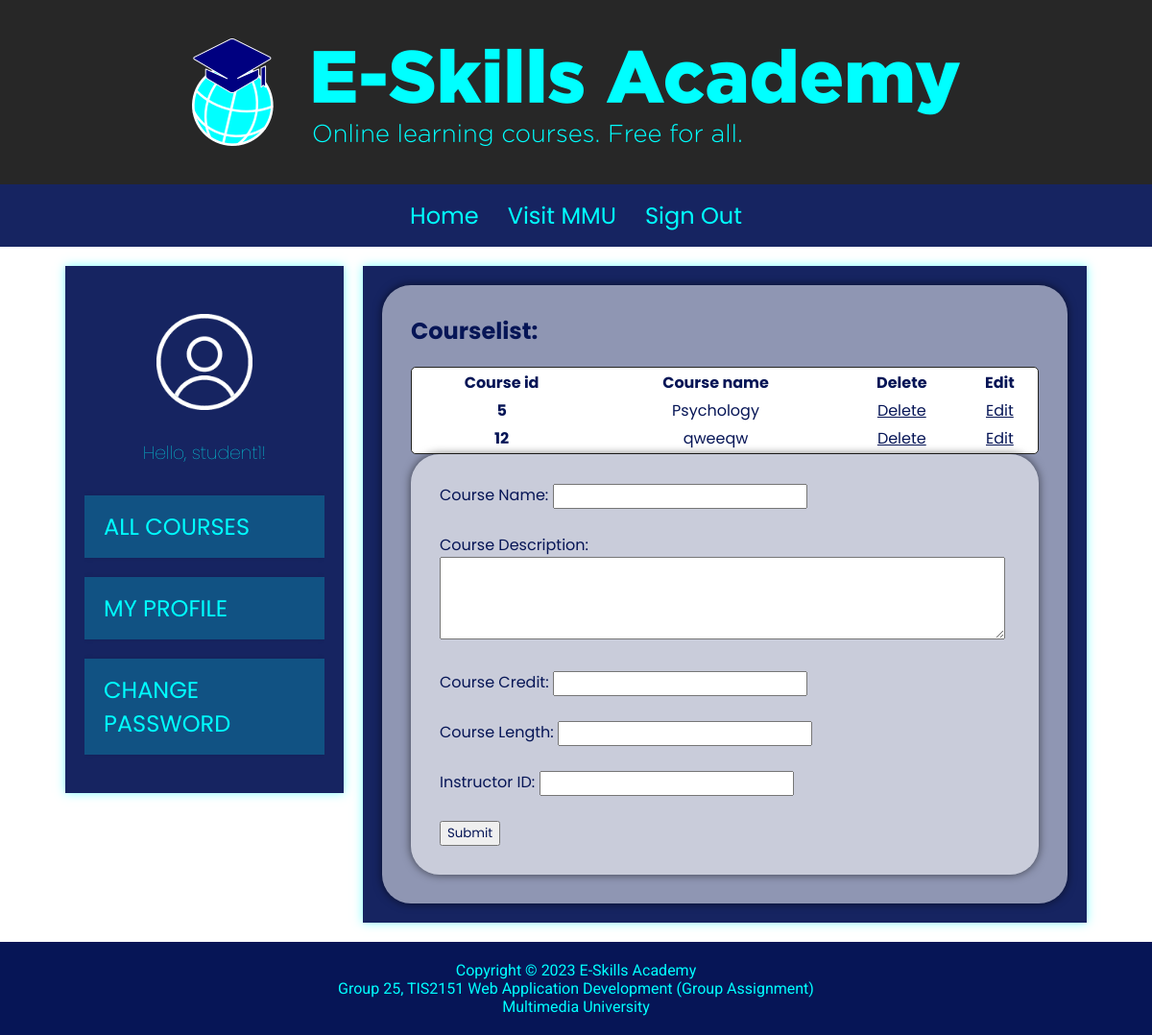
Page /editcourse.php (signed in) on the committed database.
### tables this page shows
CREATE TABLE `course` (
  `course_id` int(11) NOT NULL,
  `course_name` varchar(30) NOT NULL,
  `course_description` varchar(1000) NOT NULL,
  `course_credit` int(11) NOT NULL,
  `course_length` varchar(10) NOT NULL,
  `instructor_id` int(11) DEFAULT NULL
);

### pageContent/editcourse_table.php (the view, shortened to what this page needs)
<?php
$stmt = mysqli_stmt_init($con);
$sql = 'SELECT * FROM `course`';
mysqli_stmt_prepare($stmt, $sql);
mysqli_stmt_execute($stmt);
$result = mysqli_stmt_get_result($stmt);
?>
<div table container>
    <h1>Courselist: </h1>
    <table class="courseviewtable">
        <thead>
            <tr>
                <th scope="col">Course id</th>
                <th scope="col">Course name</th>
                <th scope="col">Delete</th>
                <th scope="col">Edit</th>
            </tr>
        </thead>
        <tbody>
            <?php
            if ($result) {
                while ($row = mysqli_fetch_array($result)) {
                    $course_id = $row['course_id'];
                    $course_name = $row['course_name'];
                    echo "<tr>
                            <th scope='row'>$course_id</th>
                            <td>$course_name</td>
                            <td><a href='?delete_id=$course_id'>Delete</a></td>
                            <td><a href='?edit_id=$course_id'>Edit</a></td>
                          </tr>";
                }
            }
            ?>
        </tbody>
    </table>
    <div id="profile-container">
        <div class="grid-container">
            <div class="table container">
                <form method="post" action="<?php echo $_SERVER['PHP_SELF']; ?>">
                    <label for="course_name">Course Name:</label>
                    <input type="text" id="course_name" name="course_name"
                        value="<?php echo isset($edit_data) ? $edit_data['course_name'] : ''; ?>" required><br><br>
                    <label for="course_description">Course Description:</label><br>
                    <textarea id="course_description" name="course_description" rows="4" cols="50"
                        required><?php echo isset($edit_data) ? $edit_data['course_description'] : ''; ?></textarea><br><br>
                    <label for="course_credit">Course Credit:</label>
                    <input type="number" id="course_credit" name="course_credit"
                        value="<?php echo isset($edit_data) ? $edit_data['course_credit'] : ''; ?>" required><br><br>
                    <label for="course_length">Course Length:</label>
                    <input type="text" id="course_length" name="course_length"
                        value="<?php echo isset($edit_data) ? $edit_data['course_length'] : ''; ?>" required><br><br>
                    <label for="instructor_id">Instructor ID:</label>
                    <input type="text" id="instructor_id" name="instructor_id"
                        value="<?php echo isset($edit_data) ? $edit_data['instructor_id'] : ''; ?>" required><br><br>
                    <input type="submit" value="<?php echo isset($edit_data) ? 'Update' : 'Submit'; ?>">
                </form>
            </div>
        </div>
    </div>

### css/styles.css (style rules this page uses)
* { font-family: "Poppins", sans-serif; color: #061556; box-sizing: border-box; }
html, body { position: relative; height: 100%; width: 100%; margin: 0; padding: 0; }
body { background-image: url(../images/body-background.jpg); background-size: cover; background-repeat: repeat-y; background-position: center center; }
.always-centered { display: flex; align-items: center; justify-content: center; }
p { font-family: "Roboto", sans-serif; text-align: justify; }
header { padding: 20px; background-color: #000000d8; }
header img { margin: 20px 30px; min-width: 30%; }
footer { display: block; background-color: #061556; padding: 20px; position: sticky; top: 100%; }
footer p { color: #00ffff; text-align: center; }
.navbar { background-color: #061556ee; font-size: 150%; }
.navbar ul { list-style-type: none; padding: 0px; margin: 0px; overflow: hidden; }
.navbar li { float: left; }
.navbar a { color: #00ffff; text-decoration: none; padding: 15px; display: block; text-align: center; }
.table.container { position: relative; padding: 30px; background-color: #ffffff85; border-radius: 30px; box-shadow: 0 0 10px 0 rgba(0, 0, 0, 0.6); }
.table.container h1 { color: #061556; text-align: left; margin-bottom: 20px; }
.table.container th, td { text-align: center; margin-bottom: 5px; }
.courseviewtable { width: -webkit-fill-available; background-color: #ffffff; position: relative; border: 1px solid rgb(36, 36, 32); border-radius: 5px; }
.instructor.available th, td { text-align: center; margin-bottom: 5px; }

### rows in the picture
course: course_id "5", course_name "Psychology"
course: course_id "12", course_name "qweeqw"

### other values in the picture
$_SESSION['user_name'] "student1"
